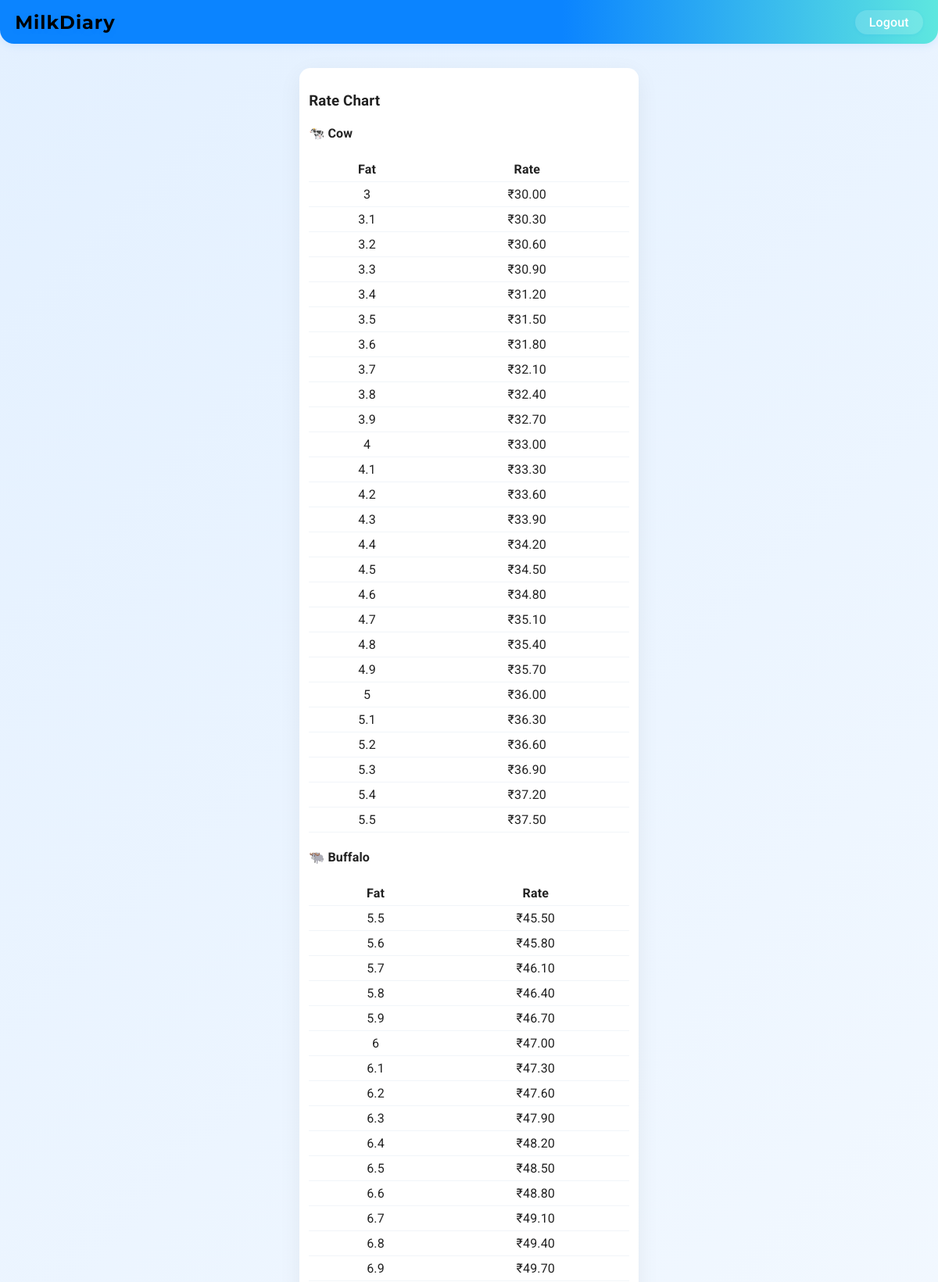
The app's page /rate-chart (signed in, upper part) with its own data.
### models.py (models this page shows)
class RateChart(db.Model):
    __tablename__ = "rate_chart"
    id = db.Column(db.Integer, primary_key=True)
    milk_type_id = db.Column(db.Integer, db.ForeignKey("milk_type.id"), nullable=False)
    fat_value = db.Column(db.Integer, nullable=False)   # 1..10
    rate = db.Column(db.Float, nullable=False)
    milk_type = db.relationship("MilkType", backref="rate_chart")

### app.py (the view)
    @app.route("/rate-chart")
    @login_required
    def rate_chart_view():
        cow = MilkType.query.filter_by(name="Cow").first()
        buff = MilkType.query.filter_by(name="Buffalo").first()
        if not cow or not buff:
            flash("Milk types not found. Please run init-db.", "error")
            return redirect(url_for("dashboard"))
        cow_rates = (RateChart.query
                    .filter_by(milk_type_id=cow.id)
                    .order_by(RateChart.fat_value)
                    .all())
        buff_rates = (RateChart.query
                    .filter_by(milk_type_id=buff.id)
                    .order_by(RateChart.fat_value)
                    .all())
        return render_template(
            "rate_chart.html",
            cow_rates=cow_rates,
            buff_rates=buff_rates,
            cow=cow,
            buff=buff,
            title="Rate Chart"
        )

### templates/rate_chart.html
{% extends "base.html" %}
{% block content %}
<div class="pad">
  <div class="card">
    <h3>Rate Chart</h3>
    <div class="grid-cols">
      <div class="chart-card">
        <h4>🐄 Cow</h4>
        <table class="chart-table">
          <tr><th>Fat</th><th>Rate</th></tr>
          {% for r in cow_rates %}
            <tr><td>{{ r.fat_value }}</td><td>₹{{ '%.2f'|format(r.rate) }}</td></tr>
          {% endfor %}
        </table>
      </div>
      <div class="chart-card">
        <h4>🐃 Buffalo</h4>
        <table class="chart-table">
          <tr><th>Fat</th><th>Rate</th></tr>
          {% for r in buff_rates %}
            <tr><td>{{ r.fat_value }}</td><td>₹{{ '%.2f'|format(r.rate) }}</td></tr>
          {% endfor %}
        </table>
      </div>
    </div>
  </div>
</div>
{% endblock %}

### static/css/app.css (style rules this page uses)
:root { --primary:#0b84ff; --bg:#f2f6fb; --card:#fff; --muted:#64748b; }
* { box-sizing:border-box }
html,body { height:100%;margin:0;font-family: -apple-system,BlinkMacSystemFont,"Segoe UI",Roboto,Helvetica,Arial,sans-serif;background:var(--bg);color:#0b1a2b }
.pad { padding:12px }
.card { background:var(--card);border-radius:14px;padding:12px;margin-bottom:12px;box-shadow:0 8px 30px rgba(12,20,40,0.06) }
.chart-table { width:100%;border-collapse:collapse }
.chart-table td, .chart-table th { padding:6px;border-bottom:1px solid #f1f5f9;text-align:center }

### templates/base.html (style rules this page uses)
body { margin: 0; font-family: 'Roboto', Arial, sans-serif; background: linear-gradient(135deg, #e3f0ff 0%, #f9fcff 100%); min-height: 100vh; color: #222; letter-spacing: 0.01em; }

### records on screen
RateChart: fat_value "3", rate "30.00"
RateChart: fat_value "3.1", rate "30.30"
RateChart: fat_value "3.2", rate "30.60"
RateChart: fat_value "3.3", rate "30.90"
RateChart: fat_value "3.4", rate "31.20"
RateChart: fat_value "3.5", rate "31.50"
RateChart: fat_value "3.6", rate "31.80"
RateChart: fat_value "3.7", rate "32.10"
RateChart: fat_value "3.8", rate "32.40"
RateChart: fat_value "3.9", rate "32.70"
RateChart: fat_value "4", rate "33.00"
RateChart: fat_value "4.1", rate "33.30"
RateChart: fat_value "4.2", rate "33.60"
RateChart: fat_value "4.3", rate "33.90"
RateChart: fat_value "4.4", rate "34.20"
RateChart: fat_value "4.5", rate "34.50"
RateChart: fat_value "4.6", rate "34.80"
RateChart: fat_value "4.7", rate "35.10"
RateChart: fat_value "4.8", rate "35.40"
RateChart: fat_value "4.9", rate "35.70"
RateChart: fat_value "5", rate "36.00"
RateChart: fat_value "5.1", rate "36.30"
RateChart: fat_value "5.2", rate "36.60"
RateChart: fat_value "5.3", rate "36.90"
RateChart: fat_value "5.4", rate "37.20"
RateChart: fat_value "5.5", rate "37.50"
RateChart: fat_value "5.5", rate "45.50"
RateChart: fat_value "5.6", rate "45.80"
RateChart: fat_value "5.7", rate "46.10"
RateChart: fat_value "5.8", rate "46.40"
RateChart: fat_value "5.9", rate "46.70"
RateChart: fat_value "6", rate "47.00"
RateChart: fat_value "6.1", rate "47.30"
RateChart: fat_value "6.2", rate "47.60"
RateChart: fat_value "6.3", rate "47.90"
RateChart: fat_value "6.4", rate "48.20"
RateChart: fat_value "6.5", rate "48.50"
RateChart: fat_value "6.6", rate "48.80"
RateChart: fat_value "6.7", rate "49.10"
RateChart: fat_value "6.8", rate "49.40"
RateChart: fat_value "6.9", rate "49.70"
